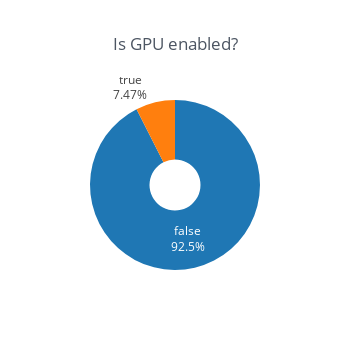

The code cell stored with this chart in its notebook:
### Code cell
colName='isGpuEnabled'
title='Is GPU enabled?'

df_temp = df_notebooks[colName].value_counts().sort_values(ascending=False)
df_temp = pd.DataFrame(df_temp)
df_temp.columns = ['Count']
df_temp[colName] = df_temp.index
df_temp.iplot(kind='pie', labels=colName, values='Count', title=title, textinfo="label+percent", hole=0.3, theme='white',
              legend=False, dimensions=(350,350))

### Figure 1 — Plotly figure (JSON) as saved in the notebook; plotly's stock layout.template omitted (floating-point values rounded to 4 significant figures)
{"data": [{"hole": 0.3, "labels": [false, true], "marker": {"colors": ["rgba(31, 119, 180, 1.0)", "rgba(255, 127, 14, 1.0)"]}, "name": "", "textinfo": "label+percent", "type": "pie", "values": [384, 31]}], "layout": {"height": 350, "legend": {"bgcolor": "#FFFFFF", "font": {"color": "#4D5663"}}, "paper_bgcolor": "#FFFFFF", "plot_bgcolor": "#FFFFFF", "showlegend": false, "title": "Is GPU enabled?", "titlefont": {"color": "#4D5663"}, "width": 350}}
